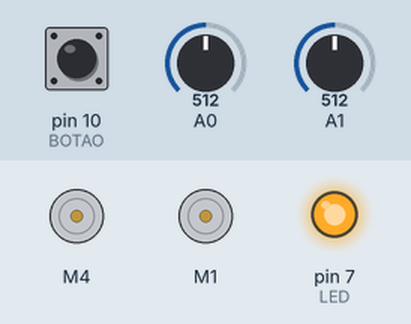
A sketch run on a simulated Arduino Uno, built with avr-gcc and run on an emulated ATmega328P. Parts: 2 × DC motor (green arrow = forward, orange = backward, longer = faster), output pins drawn as LEDs (lit = HIGH). Inputs (shaded band) come from the test bench; at power-on: pin 10 (BOTAO) HIGH, A0 = 512, A1 = 512.

Above: at 1.21 s.
1.3 s: pin 10 (BOTAO) pulled LOW for 0.25 s
At 2.0 s:
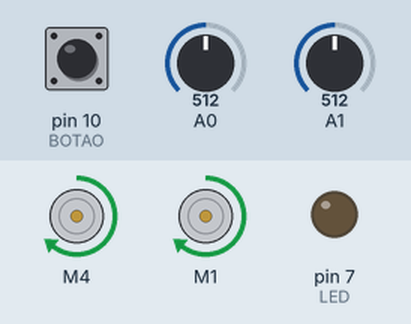
3.0 s: A0 set to 716
At 4.2 s:
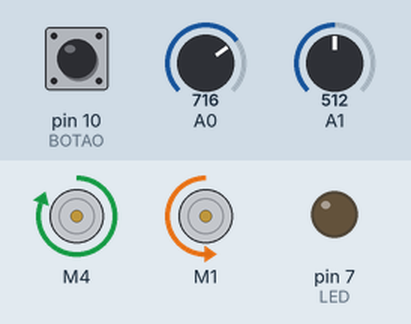
4.5 s: A1 set to 306
At 5.6 s:
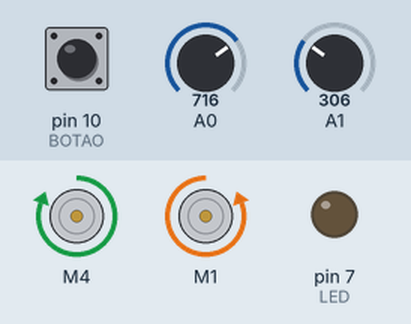
6.0 s: A0 set to 245
At 6.7 s:
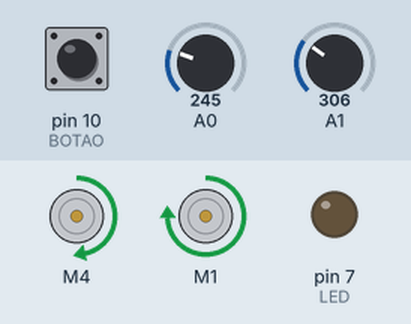
7.5 s: A1 set to 240
At 7.9 s:
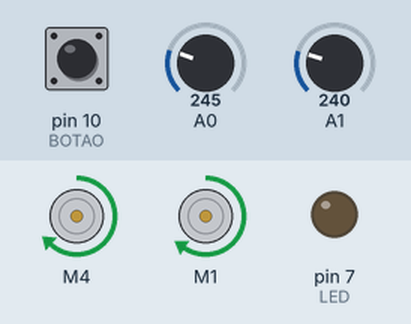
9.0 s: A0 set to 265
At 10.2 s:
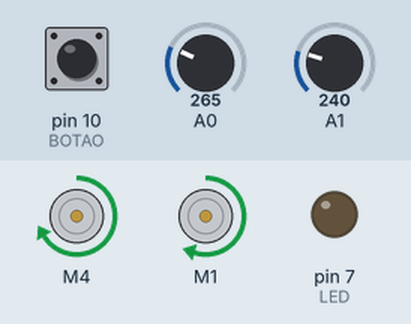
Timing chart, 0 to 11.5 s (numbered marks = the images above; inputs shaded):
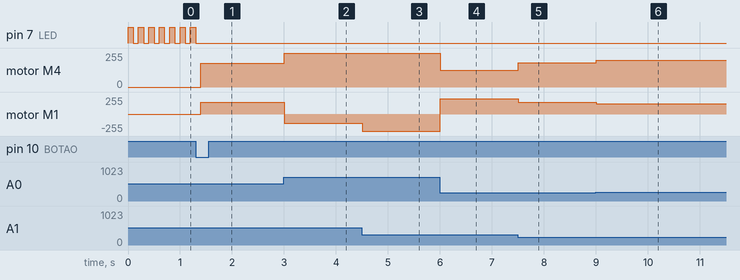

Measured:
- after the input at 1.3 s, pin 7 (LED): goes on until 1.3 s, then stays LOW; motor M4, motor M1: stopped → forward 178/255 after 0.10 s
- after the input at 3.0 s, motor M4: forward 178/255 → forward 255/255 at once; motor M1: forward 178/255 → backward 138/255 at once
- after the input at 4.5 s, motor M1: backward 138/255 → backward 255/255 at once
- after the input at 6.0 s, motor M4: forward 255/255 → forward 125/255 at once; motor M1: backward 255/255 → forward 231/255 at once
- after the input at 7.5 s, motor M4: forward 125/255 → forward 183/255 at once; motor M1: forward 231/255 → forward 174/255 at once
- after the input at 9.0 s, motor M4: forward 183/255 → forward 200/255 at once; motor M1: forward 174/255 → forward 157/255 at once

The sketch:

seguidor_linha_oficina.ino
```cpp
#include <L298N.h>

#define BOTAO 10
#define LED 7

//MOTOR DIREITO
const unsigned int EN_A = 3;
const unsigned int IN1_A = 1;
const unsigned int IN2_A = 2;
L298N motorDir(EN_A, IN1_A, IN2_A);
//MOTOR ESQ
const unsigned int IN1_B = 4;
const unsigned int IN2_B = 5;
const unsigned int EN_B = 6;
L298N motorEsq(EN_B, IN1_B, IN2_B);

//VARIAIVEIS PARA CALCULO PID
float kp = 1.2; //3.34; 3.24; 3.2; 3.3; 3.4; 3; 3.15
float kd = 0; //2.7; 2.45; 2.4; 2
int P;
int D;
int erro, correcao;
int ultimoErro = 0;

//VARIAVEIS PARA VELOCIDADE
int velocidadeBase = 150;
int velocidadeEsq, velocidadeDir;
int velocidadeMax = 250;
int velocidadeMin = -250;
int minimoParaAndar = -60;

void setup() {
  pinMode(BOTAO,INPUT_PULLUP);
	pinMode(LED,OUTPUT);
  Serial.begin(9600);

  while(digitalRead(BOTAO) != LOW){//espero apertar e fico piscando
    digitalWrite(LED,HIGH);
    delay(100);
    digitalWrite(LED,LOW);
    delay(100);
  }
}

void loop() {


  //CALCULO DO ERRO
  int esq = analogRead(A0);
  int dir = analogRead(A1);
  erro = esq-dir;
/*
  Serial.print("ESQ: ");
  Serial.print(esq);
  Serial.print(" DIR: ");
  Serial.print(dir);
  Serial.println();
*/
//  delay(20);

  //CALCULO PID
  P = erro;
  D = erro - ultimoErro;
  ultimoErro = erro;
  correcao = P*kp + D*kd;

  velocidadeEsq = velocidadeBase + correcao;
  velocidadeDir = velocidadeBase - correcao;

  if(velocidadeEsq>255)velocidadeEsq = 255;
  else if(velocidadeEsq<-255) velocidadeEsq = -255;

  if (velocidadeEsq >= 0) velocidadeEsq = map (velocidadeEsq, 0, 255, 70, 255);
  else velocidadeEsq = map (velocidadeEsq, 0, -255, -70, -255);

  if(velocidadeDir>255)velocidadeDir = 255;
  else if(velocidadeDir<-255) velocidadeDir = -255;

  //ACERTA A DIREÇÃO DO MOTOR DIREITO
  if (velocidadeDir >= 0) velocidadeDir = map (velocidadeDir, 0, 255, 70, 255);
  else if (velocidadeDir < 0) velocidadeDir = map (velocidadeDir, 0, -255, -70, -255); //teste: -80; senao:-70

  //ENVIA AS VELOCIDADES PARA OS MOTORES
  motorEsq.setSpeed(abs(velocidadeEsq));
  motorDir.setSpeed(abs(velocidadeDir));
/*
  Serial.print("ESQ: ");
  Serial.print(velocidadeEsq);
  Serial.print(" DIR: ");
  Serial.print(velocidadeDir);
  Serial.println();
*/

  //ACERTA A DIREÇÃO DO MOTOR ESQUERDO
  if (velocidadeEsq >= 0) motorEsq.forward();
  else motorEsq.backward();

  //ACERTA A DIREÇÃO DO MOTOR DIREITO
  if (velocidadeDir >= 0) motorDir.forward();
  else motorDir.backward();


}
```
